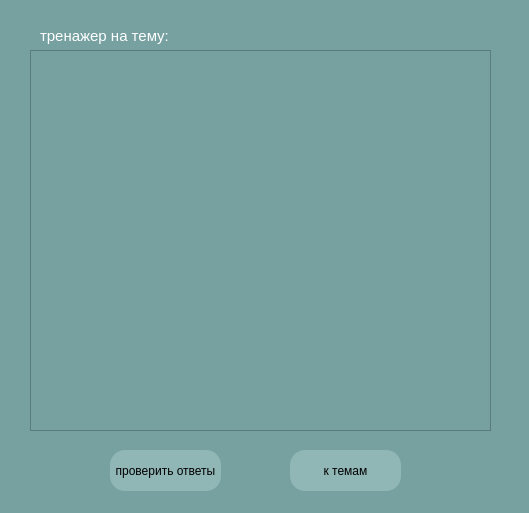
<?xml version="1.0" encoding="UTF-8"?>
<ui version="4.0">
 <class>MainWindow</class>
 <widget class="QMainWindow" name="MainWindow">
  <property name="geometry">
   <rect>
    <x>0</x>
    <y>0</y>
    <width>529</width>
    <height>513</height>
   </rect>
  </property>
  <property name="sizePolicy">
   <sizepolicy hsizetype="Minimum" vsizetype="Minimum">
    <horstretch>10</horstretch>
    <verstretch>0</verstretch>
   </sizepolicy>
  </property>
  <property name="maximumSize">
   <size>
    <width>529</width>
    <height>513</height>
   </size>
  </property>
  <property name="windowTitle">
   <string>MainWindow</string>
  </property>
  <property name="styleSheet">
   <string notr="true">background-color: rgb(119, 161, 161);</string>
  </property>
  <widget class="QWidget" name="centralwidget">
   <widget class="QLabel" name="label">
    <property name="geometry">
     <rect>
      <x>40</x>
      <y>10</y>
      <width>521</width>
      <height>51</height>
     </rect>
    </property>
    <property name="font">
     <font>
      <pointsize>11</pointsize>
      <weight>50</weight>
      <bold>false</bold>
     </font>
    </property>
    <property name="styleSheet">
     <string notr="true">color: rgb(255, 255, 255);</string>
    </property>
    <property name="text">
     <string>тренажер на тему:</string>
    </property>
   </widget>
   <widget class="QPushButton" name="btn_return">
    <property name="geometry">
     <rect>
      <x>290</x>
      <y>450</y>
      <width>111</width>
      <height>41</height>
     </rect>
    </property>
    <property name="styleSheet">
     <string notr="true">QPushButton {
	background-color: rgb(145, 182, 182);
	border-width: 2px;
	border-radius: 15px;
}

QPushbutton:pressed {
	background-color: white

}</string>
    </property>
    <property name="text">
     <string>к темам</string>
    </property>
   </widget>
   <widget class="QScrollArea" name="scrollArea">
    <property name="geometry">
     <rect>
      <x>30</x>
      <y>50</y>
      <width>461</width>
      <height>381</height>
     </rect>
    </property>
    <property name="widgetResizable">
     <bool>true</bool>
    </property>
    <widget class="QWidget" name="scrollAreaWidgetContents">
     <property name="geometry">
      <rect>
       <x>0</x>
       <y>0</y>
       <width>459</width>
       <height>379</height>
      </rect>
     </property>
    </widget>
   </widget>
   <widget class="QPushButton" name="btn_answ">
    <property name="geometry">
     <rect>
      <x>110</x>
      <y>450</y>
      <width>111</width>
      <height>41</height>
     </rect>
    </property>
    <property name="styleSheet">
     <string notr="true">QPushButton {
	background-color: rgb(145, 182, 182);
	border-width: 2px;
	border-radius: 15px;
}

QPushbutton:pressed {
	background-color: white

}</string>
    </property>
    <property name="text">
     <string>проверить ответы</string>
    </property>
   </widget>
  </widget>
 </widget>
 <resources/>
 <connections/>
</ui>
